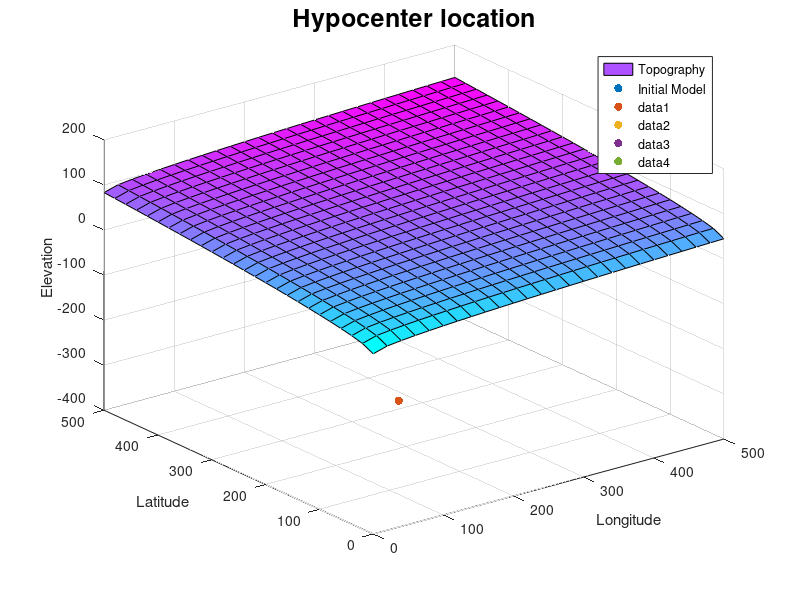
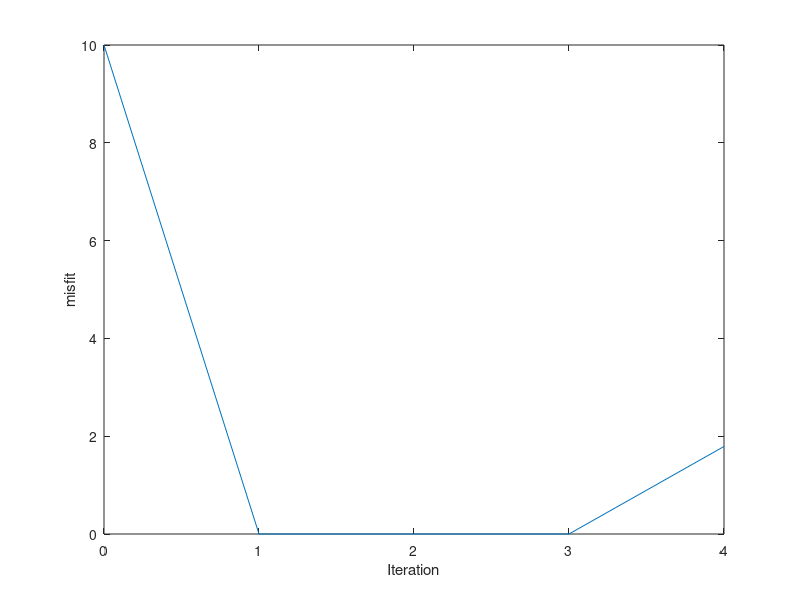

Here is the MATLAB script that generated these plots, in order:
clc,clear

x=[40 220 280 380]                      %X coordinate for each seismogram station
y=[180 80 400 260]                      %y coordinate for each seismogram station
z=[45.1250 68.7611 98.7929 102.8645]    %Z coordinate for each seismogram station
t=[90 92 98 104]                        %travel time for each station
n=length(x);

%Topography
xx=[0:20:500];
yy=[0:20:500];
xn=length(xx);
yn=length(yy);
for i=1:xn
    for j=1:yn
        zz(i,j)=2*(xx(i)^(3/5))+2*(yy(j)^(1/2));
    end
end


vp=2;   %velocity. assume constant velocity model
x0(1)=100; %initial model of hypocenter in X
y0(1)=100; %initial model of hypocenter in Y
z0(1)=10;   %initial model of hypocenter in Z
misfit(1)=10; %initial misfit

figure(1)
surf(xx,yy,zz); colormap cool;
title('Hypocenter location', 'fontweight', 'bold', 'fontsize', 18);
xlabel ('Longitude');
ylabel ('Latitude');
zlabel ('Elevation');
hold on;
scatter3(x0,y0,z0, 'filled'); 
legend('Topography','Initial Model');hold on;


%iteration
iterasi=0
while misfit(end)>2
        for i=1:n
        r(i)=sqrt(((x(i)-x0(end))^2)+((y(i)-y0(end))^2)+((z(i)-z0(end))^2));     %calculate distance
        t2(i)=r(i)/vp;                                            %travel time from (xo,yo)
        dt(i)=(t(i)-t2(i))^2;                                     %misfit time
        Txx(i)=((x0(end)-x(i))/(sqrt((x(i)-x0(end))^2+((y(i)-y0(end))^2)+((z(i)-z0(end))^2))))/vp;
        Tyy(i)=((y0(end)-y(i))/(sqrt((x(i)-x0(end))^2+((y(i)-y0(end))^2)+((z(i)-z0(end))^2))))/vp;
        Tzz(i)=((z0(end)-z(i))/(sqrt((x(i)-x0(end))^2+((y(i)-y0(end))^2)+((z(i)-z0(end))^2))))/vp;
    end

invX=Txx';
invY=Tyy';
invZ=Tzz';
j=[invX invY invZ]; %matrix jacobian or G

D=inv(j'*j)*j'*(t'-t2'); %linearize a non-linear inversion 
iterasi=iterasi+1
x0(end+1)=x0(end)+D(1); %new Hypocenter location in X after inversion
y0(end+1)=y0(end)+D(2); %new Hypocenter location in Y after inversion
z0(end+1)=z0(end)+D(3); %new Hypocenter location in Z after inversion

misfit(i+1)=sqrt(sum(dt))/n %misfit

figure(1)
scatter3(x0(end),y0(end),z0(end), 'filled');

end

figure(2)
plot ([0:1:iterasi(end)],misfit); xlabel 'Iteration'; ylabel 'misfit';

